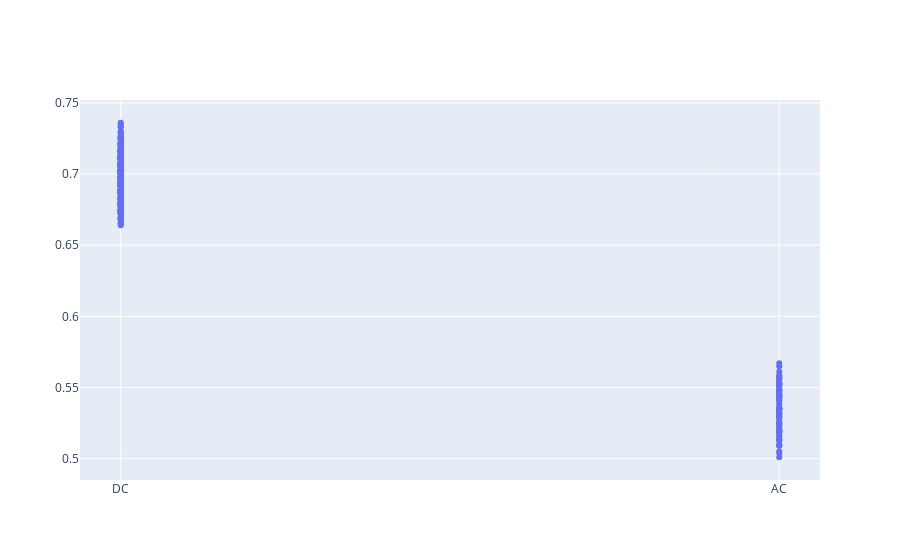

Notebook source saved alongside this figure:
### Markdown cell above
Esto es interesante: hay dos dos tipos de precios pero no es por kwh

### Code cell
data_ev.groupby('lineas.kwh')["lineas.precioUnitario"].median()


trace1 = go.Scatter(
                    x = data_ev['estacion.tarifa'],
                    y = data_ev['lineas.precioUnitario'],
                    name = 'precio unitacio',
                    mode = 'markers',


                    
                    
                    )
layout=go.Layout(
            xaxis= dict(title= 'tarifa',ticklen= 5,zeroline= False),
              yaxis= dict(title= 'precioUnitario',ticklen= 5,zeroline= False)
)
fig = go.Figure(data = trace1)
iplot(fig)

### Figure 1 — Plotly figure (JSON) as saved in the notebook; plotly's stock layout.template omitted (floating-point values rounded to 4 significant figures; data arrays with more than 128 entries replaced by an {"elided": "..."} marker saying what was removed)
{"data": [{"mode": "markers", "name": "precio unitacio", "type": "scatter", "x": {"elided": "450 str values"}, "y": {"elided": "450 float values"}}], "layout": {}}
